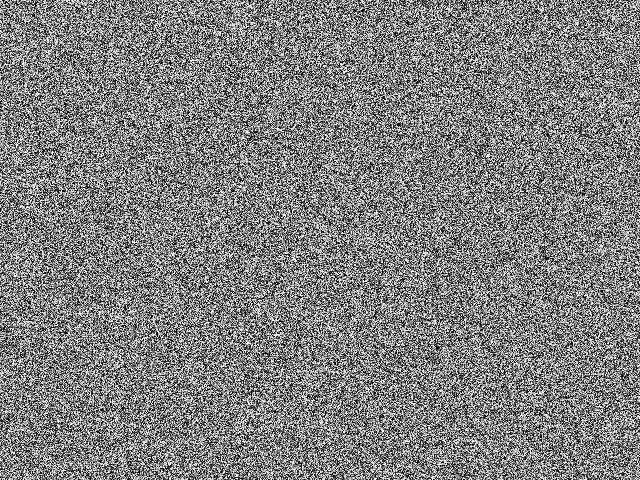
//> input picture test.png, 640 x 480 px
$ ./Contour_detection ../test.png   (built with g++ and OpenCV 4)
//> lines starting //> are read from the running program, lines starting //| are printed output that depends on the picture; after the words box and inside, x2 and y2 are one past the last pixel; in counts of white or black regions, pixels touching at a corner belong together
#include <opencv2/highgui/highgui.hpp>
#include <opencv2/highgui/highgui_c.h>
#include <opencv2/imgproc/imgproc.hpp>
#include <opencv2/imgproc/types_c.h>
#include <iostream>
#include <stdio.h>
#include <stdlib.h>

// using namespace cv;
using namespace std;

cv::Mat src;
cv::Mat src_gray;
int thresh = 100;
int max_thresh = 255;
cv::RNG rng(12345);

/// Function header
void thresh_callback(int, void*);

/** @function main */
int
main(int argc, char** argv) {

  /// Load source image and convert it to gray
  src = cv::imread(argv[1], 1);
//> src is the input picture: 480 rows x 640 cols, CV_8UC3; min 0, max 255, mean 127.6

  /// Convert image to gray and cv::blur it
  cv::cvtColor(src, src_gray, cv::COLOR_BGR2GRAY);
  cv::blur(src_gray, src_gray, cv::Size(3, 3));
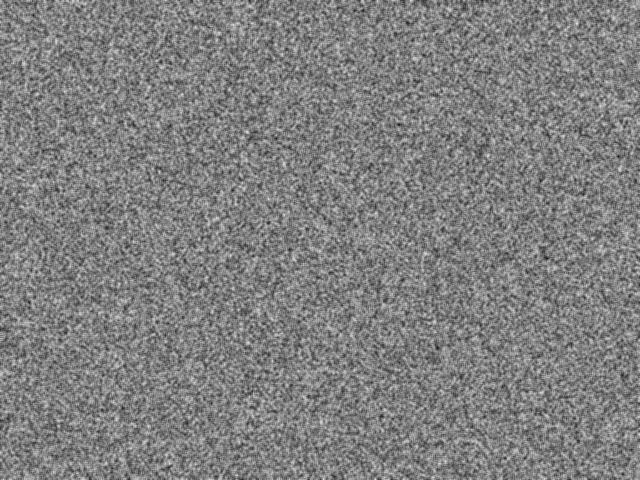
//> src_gray: 480 rows x 640 cols, CV_8UC1; min 22, max 233, mean 127.6

  /// Create Window
  const char* source_window = "Source";
  cv::namedWindow(source_window, cv::WINDOW_AUTOSIZE);
  cv::imshow(source_window, src);

  cv::createTrackbar(" cv::Canny thresh:", "Source", &thresh, max_thresh, thresh_callback);
  thresh_callback(0, 0);

  cv::waitKey(0);
  return (0);
}

/** @function thresh_callback */
void
thresh_callback(int, void*) {
  cv::Mat canny_output;
  std::vector<std::vector<cv::Point>> contours;
  std::vector<cv::Vec4i> hierarchy;

  /// Detect edges using canny
  cv::Canny(src_gray, canny_output, thresh, thresh * 2, 3);
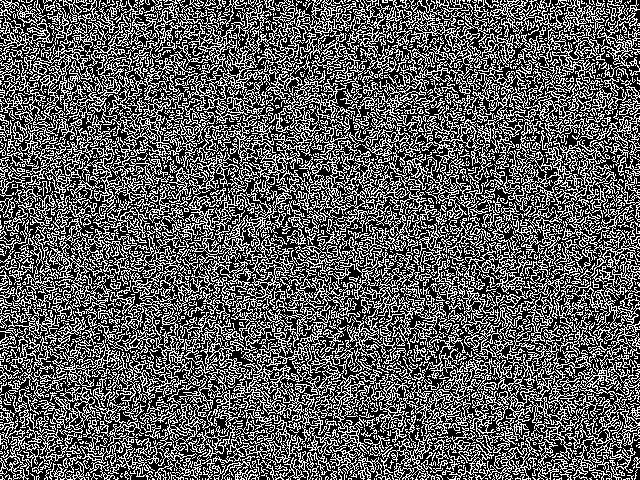
//> canny_output: 480 rows x 640 cols, CV_8UC1; 36.5% white in thin lines or dots
  /// Find contours
  cv::findContours(canny_output, contours, hierarchy, cv::RETR_TREE, cv::CHAIN_APPROX_SIMPLE, cv::Point(0, 0));
//> contours = 4886 contours, 4065 with area under 20; largest, box (x1, y1, x2, y2) and area: (7, 0, 355, 221) 13840, (464, 133, 640, 461) 7458, (346, 0, 544, 221) 4628, (177, 188, 292, 390) 4142, (318, 154, 471, 373) 3534

  /// Draw contours
  cv::Mat drawing = cv::Mat::zeros(canny_output.size(), CV_8UC3);
  for(int i = 0; i < (int)contours.size(); i++) {
    cv::Scalar color = cv::Scalar(rng.uniform(0, 255), rng.uniform(0, 255), rng.uniform(0, 255));
    cv::drawContours(drawing, contours, i, color, 2, 8, hierarchy, 0, cv::Point());
  }
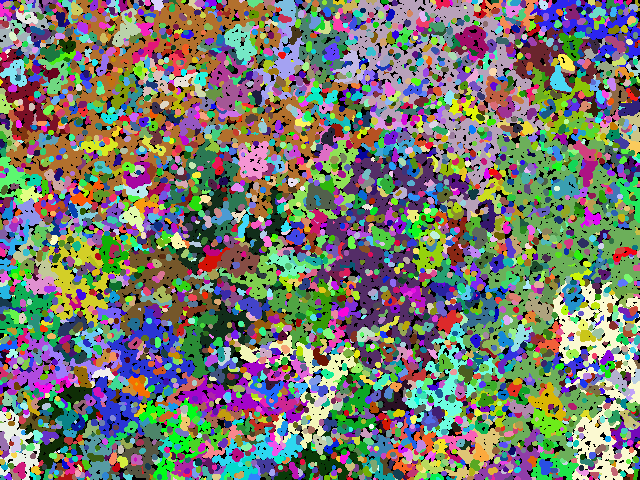
//> drawing: 480 rows x 640 cols, CV_8UC3; mean B, G, R 112.2, 122, 119.8

  /// Show in a window
  cv::namedWindow("Contours", cv::WINDOW_AUTOSIZE);
  cv::imshow("Contours", drawing);
}
